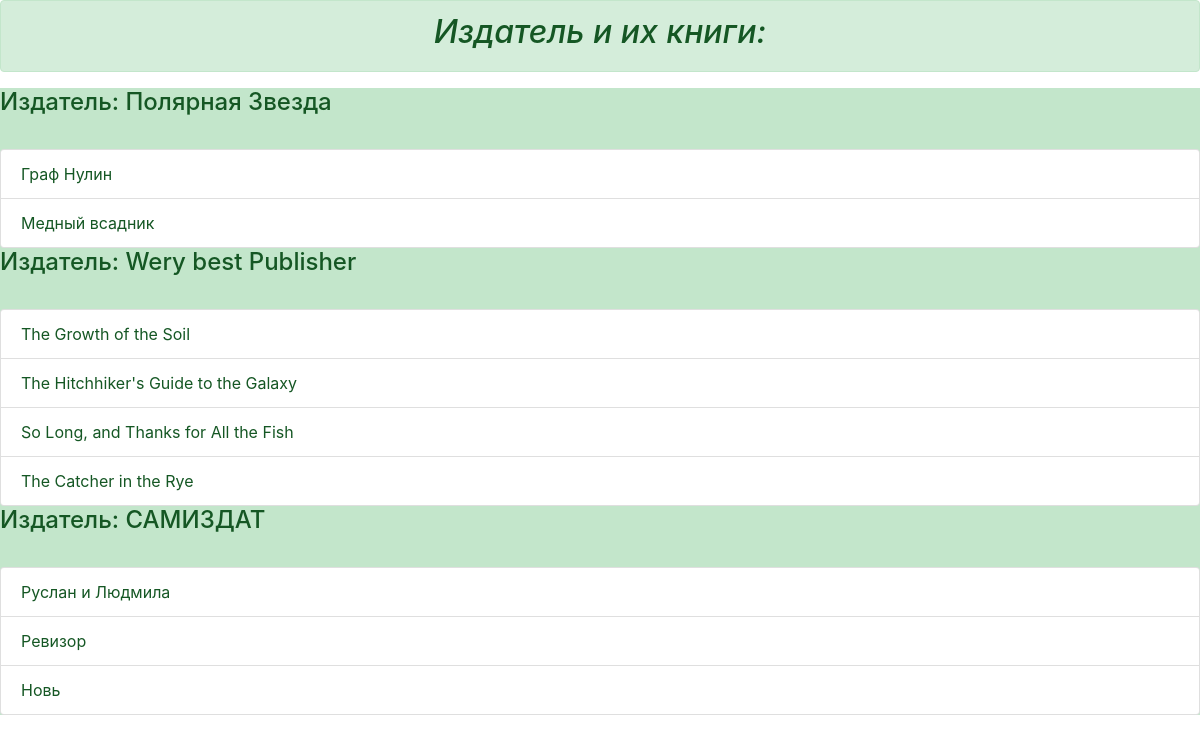
Page /publisher_new/ on the committed database.
### p_library/models.py (models this page shows, shortened)
class Publisher(models.Model):
	name = models.TextField()
	description = models.TextField()

class Book(models.Model):
	ISBN = models.CharField(max_length=13)
	title = models.TextField()
	description = models.TextField()
	year_release = models.SmallIntegerField()
	author = models.ForeignKey(Author, on_delete=models.CASCADE)
	publisher = models.ForeignKey(Publisher, on_delete=models.CASCADE, null=True, blank=True, related_name='books')
	copy_count = models.SmallIntegerField(default=1)
	price = models.DecimalField(default=0.00, max_digits=7, decimal_places=2)
	friend = models.ManyToManyField(Friend, blank=True, related_name='books')
	image = models.ImageField(upload_to='picture/%Y/%m/%d', blank=True)

### p_library/views.py (the view)
# urls.py: path('publisher_new/', views.publisher_new),
def publisher_new(request):
	template = loader.get_template('publisher_new.html')
	publishers = Publisher.objects.all()
	data = {"publishers": publishers,}
	return HttpResponse(template.render(data, request))

### p_library/templates/publisher_new.html (shortened to what this page needs)
{% extends 'base.html' %}
{% block header %}Издатель и их книги:{% endblock header %}
{% block content %}
    {% for publisher in publishers %}
        <ul class="list-group">
            <li class="list-group-item-success">
                <h4>Издатель: {{ publisher.name }}</h4><br>
                <ul class="list-group">
                    {% for book in publisher.books.all %}
                        <li class="list-group-item"> {{ book.title }}</li>
                    {% endfor %}
                </ul>
            </li>
        </ul>
    {% endfor %}
{% endblock %}

### rows in the picture
Publisher: name "Полярная Звезда"
Book: title "Граф Нулин"
Book: title "Медный всадник"
Publisher: name "Wery best Publisher"
Book: title "The Growth of the Soil"
Book: title "The Hitchhiker's Guide to the Galaxy"
Book: title "So Long, and Thanks for All the Fish"
Book: title "The Catcher in the Rye"
Publisher: name "САМИЗДАТ"
Book: title "Руслан и Людмила"
Book: title "Ревизор"
Book: title "Новь"
